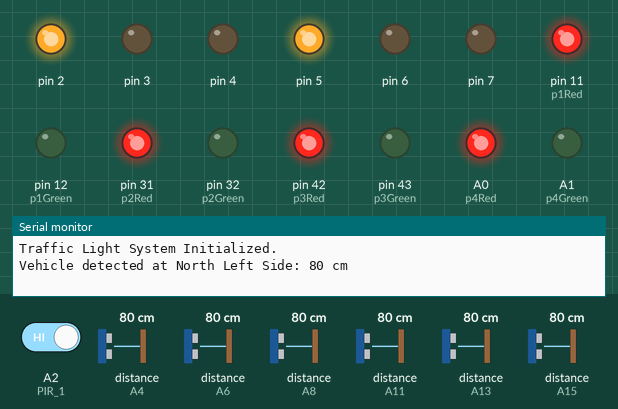
This sketch was run on a simulated Arduino Mega 2560, built with avr-gcc and run on an emulated ATmega2560. Parts: output pins drawn as LEDs (lit = HIGH), the last lines printed to the serial monitor. Wiring (inferred from the names in the program): 2 × ultrasonic range finder: trigger A3, echo A4 / trigger A5, echo A6. The inputs (shaded band) are chosen by the test bench; at power-on: A2 (PIR_1) HIGH, distance to the obstacle (sensors on A4, A6, A8, A11, A13, A15) 80 cm. The echo pulse lasts 58.3 µs per cm; pins used as bus, display or sensor lines are not drawn.

Above: at 0.08 s.
At 0.6 s:
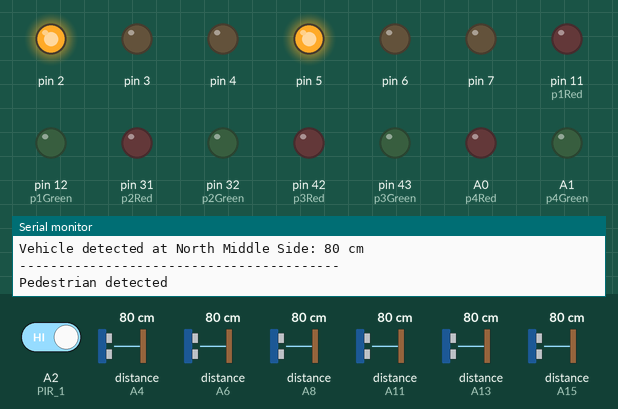
At 8.6 s:
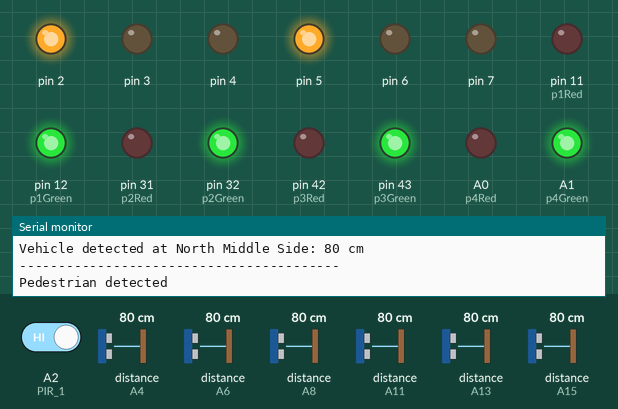
Timing chart, 0 to 18.5 s (numbered marks = the images above):
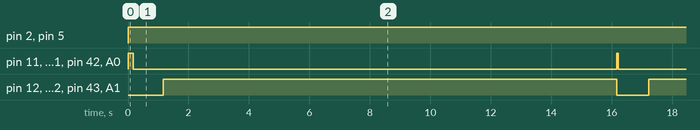

The sketch:

Traffic_Light_System_2.0.ino
```cpp
// Define pins for traffic lights
struct TrafficLight {
    int red, yellow, green;
};

// North (Road 1)     red, yellow, green
TrafficLight  northL = {2, 3, 4},
              northM = {5, 6, 7},
              northR = {8, 9, 10};
              int p1Red = 11, p1Green = 12;  // Pedestrian lights

// East (Road 2)      red, yellow, green
TrafficLight  eastL = {22, 23, 24},
              eastM = {25, 26, 27},
              eastR = {28, 29, 30};
              int p2Red = 31, p2Green = 32;

// South (Road 3)      red, yellow, green
TrafficLight  southL = {33, 34, 35},
              southM = {36, 37, 38},
              southR = {39, 40, 41};
              int p3Red = 42, p3Green = 43;

// West (Road 4)      red, yellow, green
TrafficLight  westL = {44, 45, 46},
              westM = {47, 48, 49},
              westR = {50, 51, 52};
              int p4Red = A0, p4Green = A1; // Analog pins as digital

// Sensor Pins
const int PIR_1 = A2, PIR_2 = A9; //North (A2 - A8)   East(A9 - A15)
const int ULTRA_TRIGGER[] = {A3, A5, A7, A10, A12, A14};
const int ULTRA_ECHO[] = {A4, A6, A8, A11, A13, A15};
//North PIR Senseor - A2
//North Left lane Ultra Sonic Sensor Trigger - A3
//North Left lane Ultra Sonic Sensor Echo - A4
//North Middle lane Ultra Sonic Sensor Trigger - A5
//North Middle lane Ultra Sonic Sensor Echo - A6
//North Right lane Ultra Sonic Sensor Trigger - A7
//North Right lane Ultra Sonic Sensor Echo - A8

//East PIR Senseor - A9
//East Left lane Ultra Sonic Sensor Trigger - A10
//East Left lane Ultra Sonic Sensor Echo - A11
//East Middle lane Ultra Sonic Sensor Trigger - A12
//East Middle lane Ultra Sonic Sensor Echo - A13
//East Right lane Ultra Sonic Sensor Trigger - A14
//East Right lane Ultra Sonic Sensor Echo - A15


// Timing constants (milliseconds)
const int greenTime = 20000, yellowTime = 3000, rightTurnTime = 10000;
const int pedestrianTime = 15000, safetyDelay = 1000;

const int vehicleDetectionDistance = 10; // Distance threshold in cm

// Enum for light states
enum LightState { RED, YELLOW, GREEN };

// Function to control traffic lights
void setTrafficLight(TrafficLight light, LightState state) {
    digitalWrite(light.red, state == RED ? HIGH : LOW);
    digitalWrite(light.yellow, state == YELLOW ? HIGH : LOW);
    digitalWrite(light.green, state == GREEN ? HIGH : LOW);
}

// Transition  Red → Yellow → Green
void switchToGreen(TrafficLight light){
  setTrafficLight(light, 0); // Red
  delay(safetyDelay);
  setTrafficLight(light, 1); // Yellow
  delay(yellowTime);
  setTrafficLight(light, 2); // Green
}

void setAllRed(){
  TrafficLight lights[] = {northL, northM, northR, eastL, eastM, eastR, southL, southM, southR, westL, westM, westR};
  for (int i = 0; i < sizeof(lights) / sizeof(lights[0]); i++) {
    // Check if the current light is green
    if (digitalRead(lights[i].green) == HIGH) {
    // Transition: Green → Yellow → Red
    setTrafficLight(lights[i], YELLOW); // Set to yellow
    delay(yellowTime); // Wait for yellow time
    setTrafficLight(lights[i], RED); // Set to red
    } else {
      // If not green, set directly to red
      setTrafficLight(lights[i], RED);
    }
  }
  digitalWrite(p1Green,LOW);
  digitalWrite(p2Green,LOW);
  digitalWrite(p3Green,LOW);
  digitalWrite(p4Green,LOW);

  digitalWrite(p1Red,HIGH);
  digitalWrite(p2Red,HIGH);
  digitalWrite(p3Red,HIGH);
  digitalWrite(p4Red,HIGH);
}

// Function to measure distance using ultrasonic sensor
long getDistance(int triggerPin, int echoPin) {
    digitalWrite(triggerPin, HIGH);
    delayMicroseconds(10);
    digitalWrite(triggerPin, LOW);

    // Read pulse duration
    long duration = pulseIn(echoPin, HIGH);
    int distance = duration / 58; // Convert to cm

    // Lane names based on trigger pin
    const char* laneNames[] = {
        "North Left Side",   // Trigger pin A3
        "North Middle Side", // Trigger pin A5
        "North Right Side",  // Trigger pin A7
        "East Left Side",    // Trigger pin A10
        "East Middle Side",  // Trigger pin A12
        "East Right Side"    // Trigger pin A14
    };

    // Find the trigger pin index
    int index = -1;
    for (int i = 0; i < 6; i++) {
        if (ULTRA_TRIGGER[i] == triggerPin) {
            index = i;
            break;
        }
    }

    // Print lane information if detected
    if (index != -1) {
        Serial.print("Vehicle detected at ");
        Serial.print(laneNames[index]);
        Serial.print(": ");
        Serial.print(distance);
        Serial.println(" cm");
        Serial.println("-----------------------------------------");
    }

    return distance;
}

// Check if a vehicle is detected within the threshold distance in a specific lane
bool isVehicleDetected(int triggerPin, int echoPin) {
    long distance = getDistance(triggerPin, echoPin);
    return distance <= vehicleDetectionDistance; // Vehicle detected if distance <= 28 cm
}

// Check if a pedestrian is detected using PIR sensor
bool isPedestrianDetected(int pirPin) {
    return digitalRead(pirPin) == HIGH; // PIR sensor detects motion
}

//PHASE 1: N-S Through Traffic
void phase1_NSThrough() {

    bool northLeftDetected = isVehicleDetected(ULTRA_TRIGGER[0], ULTRA_ECHO[0]);
    bool northMiddleDetected = isVehicleDetected(ULTRA_TRIGGER[1], ULTRA_ECHO[1]);

    if (northLeftDetected || northMiddleDetected ) {
        switchToGreen(northL);
        switchToGreen(southL);
        switchToGreen(northM);
        switchToGreen(southM);
        delay(greenTime);
    }
}

//PHASE 2: N-S Right Traffic
void phase2_NSRight() {

    bool northRightDetected = isVehicleDetected(ULTRA_TRIGGER[2], ULTRA_ECHO[2]);

    if (northRightDetected) {
        switchToGreen(northR);
        switchToGreen(southR);
        delay(rightTurnTime);
    }
}

//PHASE 3: E-W Through Traffic
void phase3_EWThrough() {

    bool eastLeftDetected = isVehicleDetected(ULTRA_TRIGGER[3], ULTRA_ECHO[3]);
    bool eastMiddleDetected = isVehicleDetected(ULTRA_TRIGGER[4], ULTRA_ECHO[4]);

    if (eastLeftDetected || eastMiddleDetected) {
        switchToGreen(eastL);
        switchToGreen(westL);
        switchToGreen(eastM);
        switchToGreen(westM);
        delay(greenTime);
    }
}

//PHASE 4: E-W Through Traffic
void phase4_EWRight() {

    bool eastRightDetected = isVehicleDetected(ULTRA_TRIGGER[5], ULTRA_ECHO[5]);

    if (eastRightDetected) {
        switchToGreen(eastR);
        switchToGreen(westR);
        delay(rightTurnTime);
    }
}

//PHASE 5: Predestrian Phase AllDirection Traffic
void phase5_PedestrianAllDirection() {

    bool pedestrianDetected = isPedestrianDetected(PIR_1) || isPedestrianDetected(PIR_2);

    if (pedestrianDetected) {
        Serial.println("Pedestrian detected");
        digitalWrite(p1Red, LOW);
        digitalWrite(p2Red, LOW);
        digitalWrite(p3Red, LOW);
        digitalWrite(p4Red, LOW);

        delay(safetyDelay);

        digitalWrite(p1Green, HIGH);
        digitalWrite(p2Green, HIGH);
        digitalWrite(p3Green, HIGH);
        digitalWrite(p4Green, HIGH);

        delay(pedestrianTime);
    } else{
      Serial.println("Pedestrian not detected");
    }
}

void setup() {
    Serial.begin(9600);

    // Initialize all traffic light pins
    TrafficLight lights[] = {northL, northM, northR, eastL, eastM, eastR, southL, southM, southR, westL, westM, westR};
    for (TrafficLight light : lights) {
        pinMode(light.red, OUTPUT);
        pinMode(light.yellow, OUTPUT);
        pinMode(light.green, OUTPUT);
    }

    // Initialize pedestrian lights
    int pedestrianLights[] = {p1Red, p1Green, p2Red, p2Green, p3Red, p3Green, p4Red, p4Green};
    for (int pin : pedestrianLights) {
        pinMode(pin, OUTPUT);
        digitalWrite(pin, LOW);
    }

    // Initialize sensors
    pinMode(PIR_1, INPUT);
    pinMode(PIR_2, INPUT);
    for (int i = 0; i < 6; i++) {
        pinMode(ULTRA_TRIGGER[i], OUTPUT);
        pinMode(ULTRA_ECHO[i], INPUT);
    }

    Serial.println("Traffic Light System Initialized.");
}

void loop() {
  setAllRed();
  phase1_NSThrough();
  setAllRed();
  phase5_PedestrianAllDirection();
  setAllRed();
  phase2_NSRight();
  setAllRed();
  phase5_PedestrianAllDirection();
  setAllRed();
  phase3_EWThrough();
  setAllRed();
  phase5_PedestrianAllDirection();
  setAllRed();
  phase4_EWRight();
  setAllRed();
  phase5_PedestrianAllDirection();
  setAllRed();
}
```

Measured:
- by itself, pin 2, pin 5: LOW → HIGH at 0.00 s
- by itself, pin 11 (p1Red), pin 31 (p2Red), pin 42 (p3Red), A0 (p4Red): repeats every 32.2 s: LOW 16.0 s, HIGH 0.05 s, LOW 16.0 s, HIGH 0.14 s
- by itself, pin 12 (p1Green), pin 32 (p2Green), pin 43 (p3Green), A1 (p4Green): alternates HIGH for 15.0 s and LOW for 1.1 s
